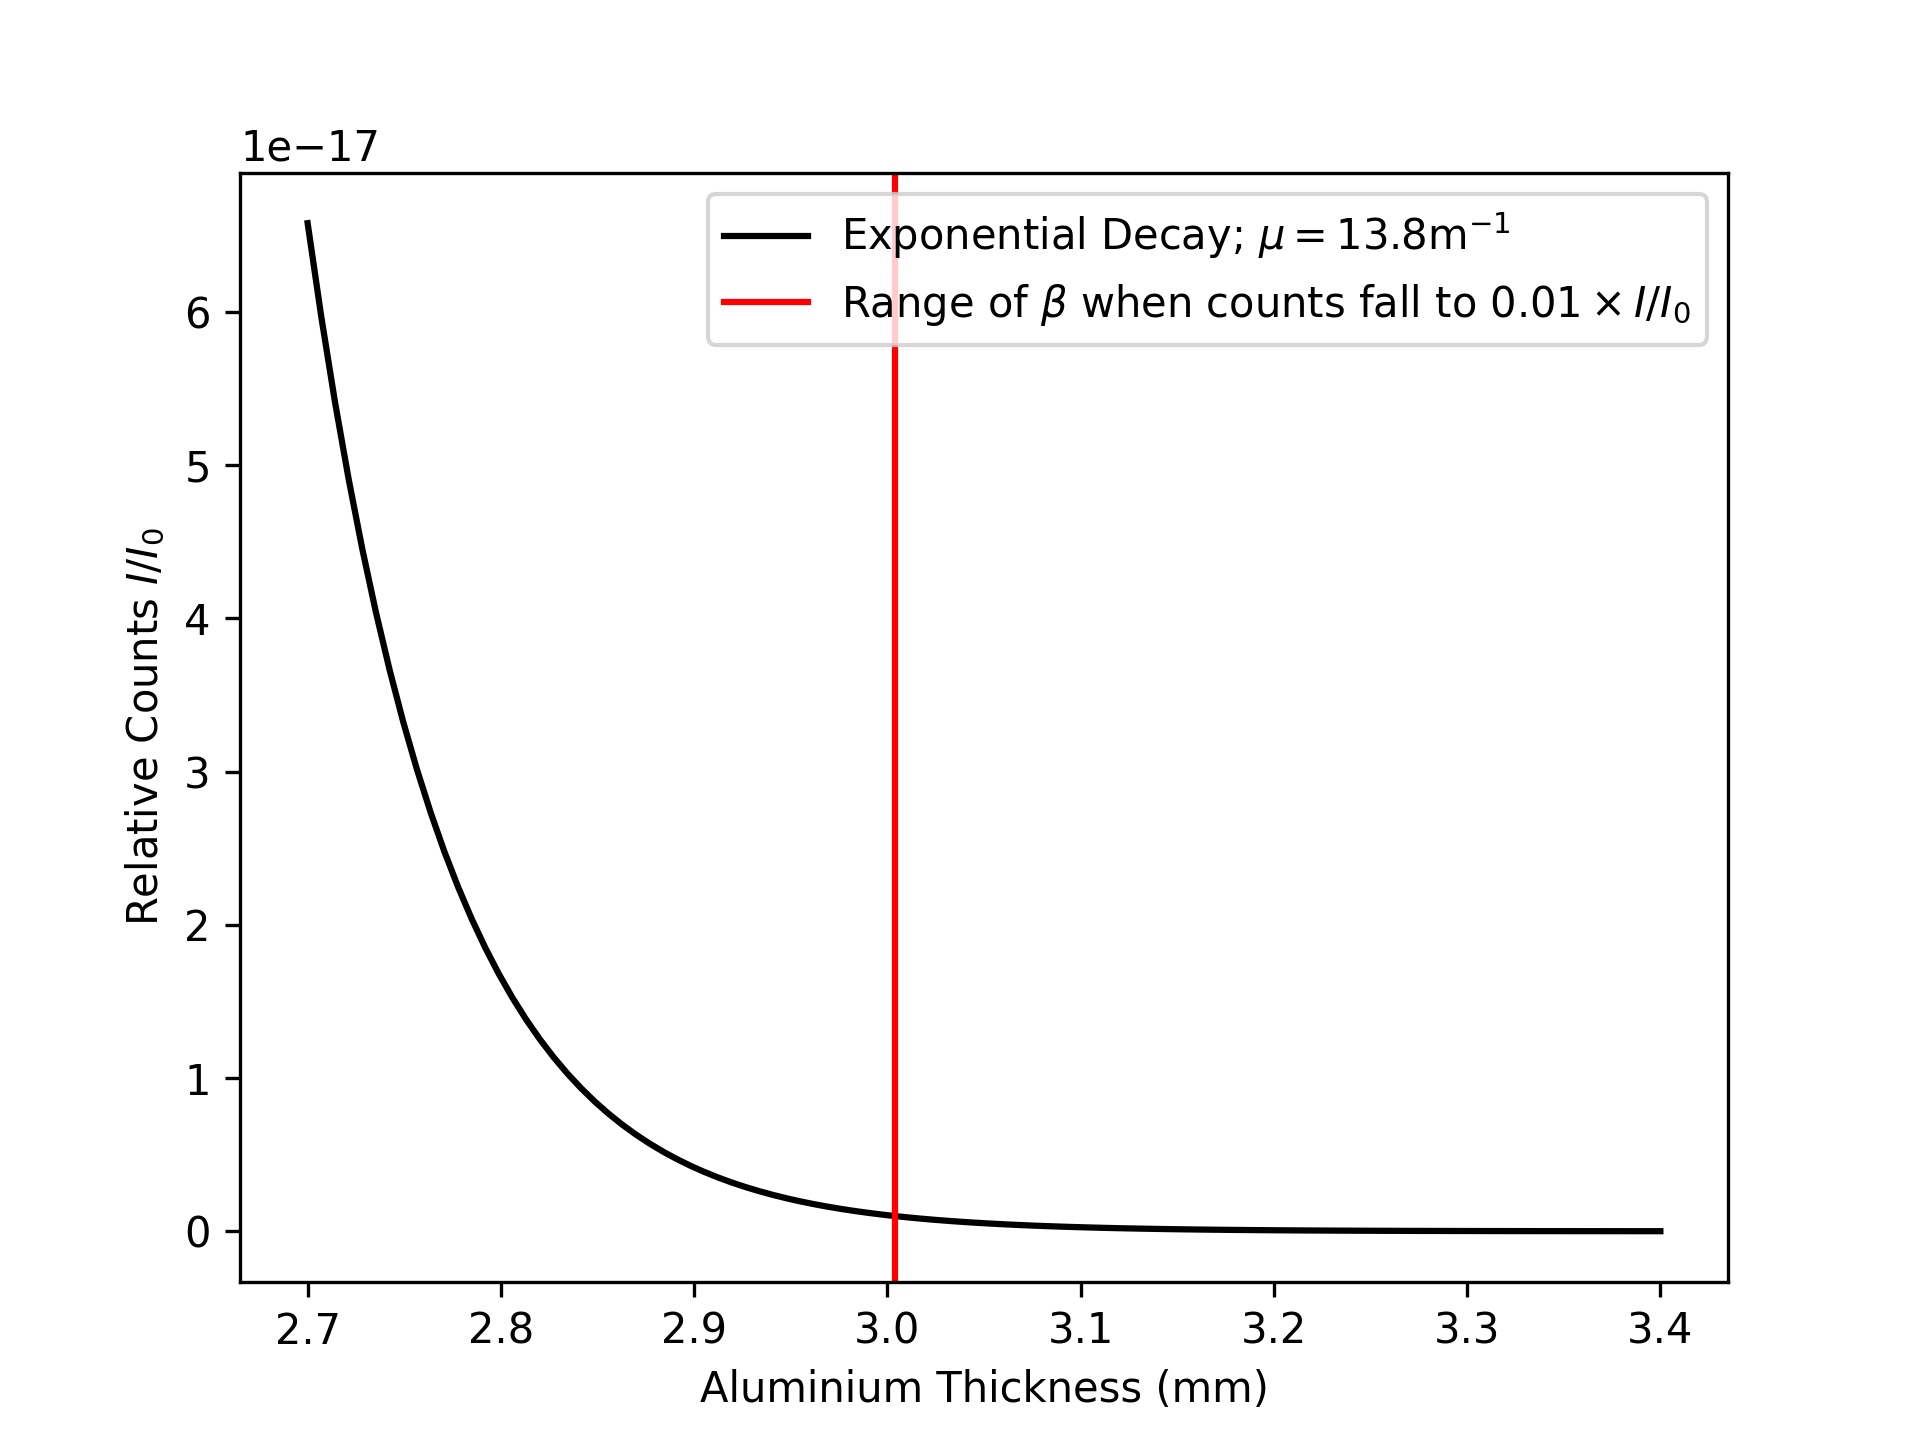

Python code for this plot:
import matplotlib.pyplot as plt
import numpy as np

def expDecay(x ,mu):
    return np.exp(-mu*x)

widthVals = np.linspace(2.7, 3.4, 100)
counts = expDecay(widthVals, 13.8)
for i in range(len(counts)):
    if counts[i] < 0.01e-16:
        rangePoint = widthVals[i]
        break
plt.plot(widthVals, counts, label = r"Exponential Decay; $\mu = 13.8$m$^{-1}$", color = "black")
plt.axvline(x= rangePoint, color = "red", label = r"Range of $\beta$ when counts fall to $0.01\times I/I_0$")
plt.xlabel("Aluminium Thickness (mm)")
plt.ylabel(r"Relative Counts $I/I_0$")
plt.legend()
print(rangePoint)
plt.savefig("expDecay.png",dpi=300)
plt.show()